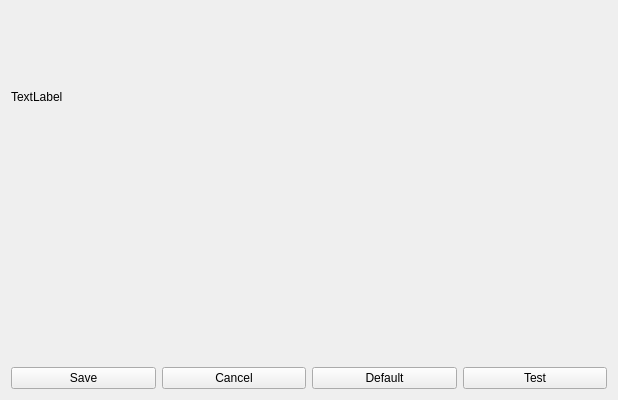
<?xml version="1.0" encoding="UTF-8"?>
<ui version="4.0">
 <class>CountDownPage</class>
 <widget class="QWidget" name="CountDownPage">
  <property name="geometry">
   <rect>
    <x>0</x>
    <y>0</y>
    <width>618</width>
    <height>400</height>
   </rect>
  </property>
  <property name="windowTitle">
   <string>Form</string>
  </property>
  <layout class="QGridLayout" name="gridLayout_2">
   <item row="0" column="0">
    <layout class="QGridLayout" name="gridLayout">
     <item row="0" column="0">
      <widget class="QLabel" name="titleWidget">
       <property name="text">
        <string>TextLabel</string>
       </property>
      </widget>
     </item>
     <item row="1" column="0">
      <widget class="CountDownConfigWidget" name="countDown" native="true"/>
     </item>
     <item row="2" column="0">
      <layout class="QHBoxLayout" name="horizontalLayout">
       <item>
        <widget class="QPushButton" name="saveButton">
         <property name="text">
          <string>Save</string>
         </property>
        </widget>
       </item>
       <item>
        <widget class="QPushButton" name="cancelButton">
         <property name="text">
          <string>Cancel</string>
         </property>
        </widget>
       </item>
       <item>
        <widget class="QPushButton" name="defaultButton">
         <property name="text">
          <string>Default</string>
         </property>
        </widget>
       </item>
       <item>
        <widget class="QPushButton" name="testButton">
         <property name="text">
          <string>Test</string>
         </property>
        </widget>
       </item>
      </layout>
     </item>
    </layout>
   </item>
  </layout>
 </widget>
 <customwidgets>
  <customwidget>
   <class>CountDownConfigWidget</class>
   <extends>QWidget</extends>
   <header>countdownconfigwidget.h</header>
   <container>1</container>
  </customwidget>
 </customwidgets>
 <resources/>
 <connections/>
</ui>
